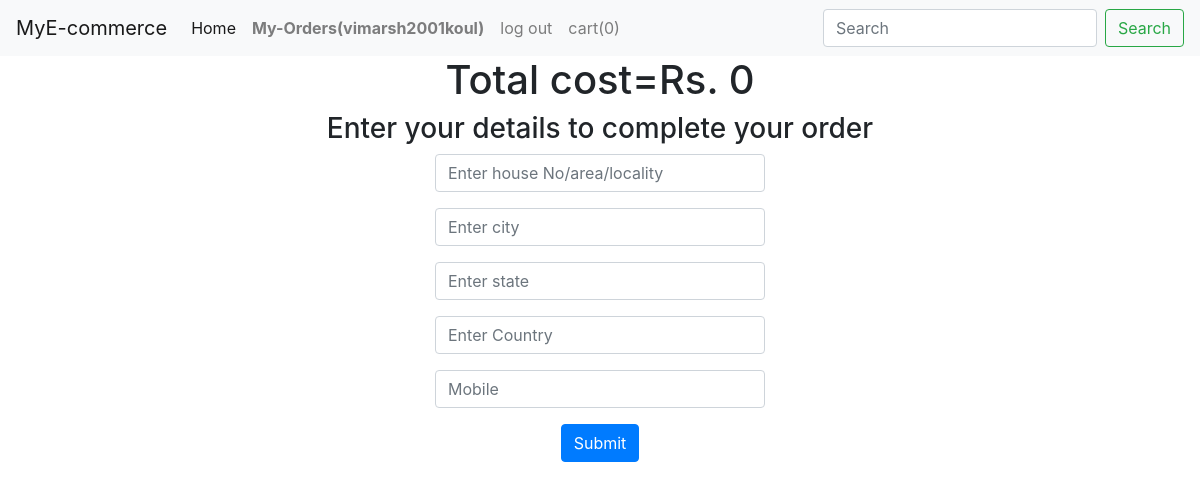
The app's page /pre_buy (signed in), older data.
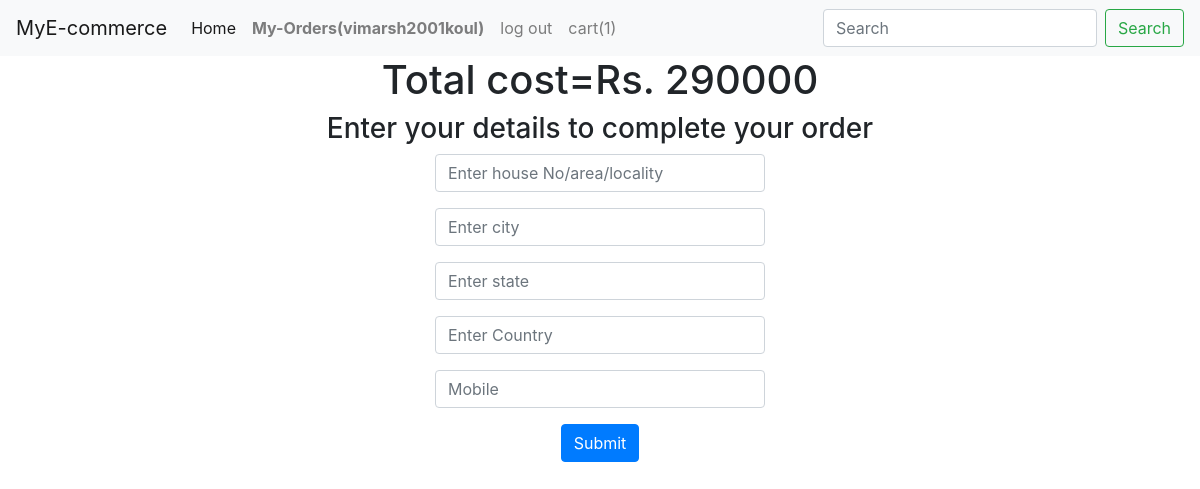
The same page, newer data.
### pro/models.py (models this page shows)
class cart(models.Model):
	name=models.ForeignKey(User,on_delete=models.CASCADE, unique=True)
	cost=models.IntegerField(default=0)
	item=models.ManyToManyField(buyed, null=True, blank=True)
	datetime=models.DateTimeField(auto_now_add=True)

### pro/views.py (the view, shortened to what this page needs)
# urls.py: path('pre_buy',views.pre_buy,name='pre_buy'),
@login_required
def pre_buy(request):
	l = 0
	if(request.user.is_authenticated):
		l=cart.objects.get(name=request.user).item.count()
	c=cart.objects.get(name=request.user)
	return render(request,'pre_buy.html',{'c':c, "l": l})

### templates/pre_buy.html (shortened to what this page needs)
<!doctype html>
<html lang="en">
  <head>
    <link rel="stylesheet" href="https://cdn.jsdelivr.net/npm/bootstrap@4.3.1/dist/css/bootstrap.min.css">
  </head>
  <body>
    <nav class="navbar navbar-expand-lg navbar-light bg-light">
  <a class="navbar-brand" href="/">MyE-commerce</a>
  <div class="collapse navbar-collapse" id="navbarSupportedContent">
    <ul class="navbar-nav mr-auto">
      <li class="nav-item active">
        <a class="nav-link" href="/">Home <span class="sr-only">(current)</span></a>
      </li>
      {% if user.is_authenticated %}
      <li class="nav-item">
        <a class="nav-link font-weight-bold" href="/account">My-Orders({{user.first_name}})</a>
      </li>
      <li class="nav-item dropdown">
        <a class="nav-link" href="/log_out">log out</a>
      </li>
      <li class="nav-item dropdown">
        <a class="nav-link" href="my_cart">cart({{l}})</a>
      </li>
      {% endif %}
    </ul>
    <form action="search_name" class="form-inline my-2 my-lg-0">
      <input name="search" class="form-control mr-sm-2" type="search" placeholder="Search" aria-label="Search">
      <button class="btn btn-outline-success my-2 my-sm-0" type="submit">Search</button>
    </form>
  </div>
</nav>
    <div style="text-align: center;">
		<h1>Total cost=Rs. {{c.cost}}</h1>
		<h3>Enter your details to complete your order</h3>
    <div class="container" style="width: 30%;">
		<form method="post">
      <div class="form-group">
        <input type="text" name="address" class="form-control" aria-describedby="emailHelp" placeholder="Enter house No/area/locality" required>
      </div>
      <div class="form-group">
        <input type="text" name="city" class="form-control" aria-describedby="emailHelp" placeholder="Enter city" required>
      </div>
      <div class="form-group">
        <input type="text" name="state" class="form-control" aria-describedby="emailHelp" placeholder="Enter state" required>
      </div>
      <div class="form-group">
        <input type="text" name="country" class="form-control" aria-describedby="emailHelp" placeholder="Enter Country" required>
      </div>
      <div class="form-group">
        <input type="tel" name="mobile" class="form-control" aria-describedby="emailHelp" placeholder="Mobile" required pattern="[0-9]{10}">
      </div>
			<input type="submit" class="btn btn-primary" name="submit">
		</form>
    </div>
	</div>
  </body>
</html>

Row changes from the older to the newer data that the page shows:
changed cart: cost "0" → "290000"
Text that changed along with them:
{{ l }}: "0" → "1"
